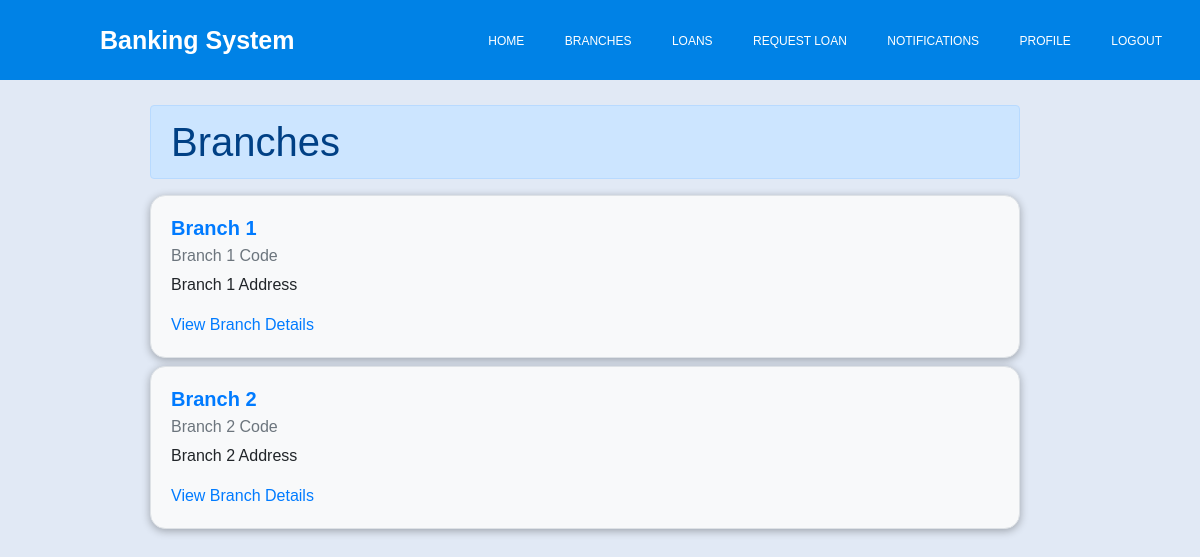
Screenshot of /branches with the database file from the repository.
### bank_management/models.py (models this page shows, shortened)
class Branch(models.Model):
    name = models.CharField(max_length=100)
    address = models.CharField(max_length=200)
    code = models.CharField(max_length=10, unique=True)
    class Meta:
        verbose_name_plural = 'Branches'

### bank_management/views.py (the view)
# urls.py: path("branches",branches,name='branches'),
def branches(request):
    branches = Branch.objects.all()
    context = {
        "branches":branches
    }
    return render(request, "branches.html",context)

### bank_management/context_processors.py (called while the page is built)
def count_notifications(request):
    count_notifications=0
    if request.user.is_authenticated:
        count_notifications = Notification.objects.filter(user=request.user,is_seen=False).count()
    return {"count_notifications":count_notifications}

### banking_system/templates/branches.html
{% extends 'base.html' %} {% block content %}
<div class="row mt-2" style="width: 100%">
  <div class="col">
    <h1
      class="mt-2 alert alert-primary"
      style="margin-right: 150px; margin-left: 150px"
    >
      Branches
    </h1>
    {% for branch in branches %}
    <div
      class="card mt-2"
      style="
        background-color: #f8f9fa;
        border: 1px solid #dee2e6;
        border-radius: 0.95rem;
        box-shadow: 0 0.125rem 0.5rem rgba(0, 0, 0, 0.3);
        margin-right: 150px;
        margin-left: 150px;
      "
    >
      <div class="card-body">
        <h5
          class="card-title"
          style="color: #007bff; font-size: 1.25rem; font-weight: bold"
        >
          {{branch.name}}
        </h5>
        <h6 class="card-subtitle mb-2 text-muted">{{branch.code}}</h6>
        <p class="card-text">{{branch.address}}</p>
        <a href="{% url 'branch-detail' branch.id %}" class="card-link"
          >View Branch Details</a
        >
      </div>
    </div>
    {% endfor %}
  </div>
</div>
{% endblock content %}

### banking_system/static/navbar.css (style rules this page uses)
* { margin: 0; padding: 0; text-decoration: none; list-style: none; box-sizing: border-box; }
body { font-family: sans-serif; }

### rows the page displays
Branch: name "Branch 1", code "Branch 1 Code", address "Branch 1 Address"
Branch: name "Branch 2", code "Branch 2 Code", address "Branch 2 Address"
